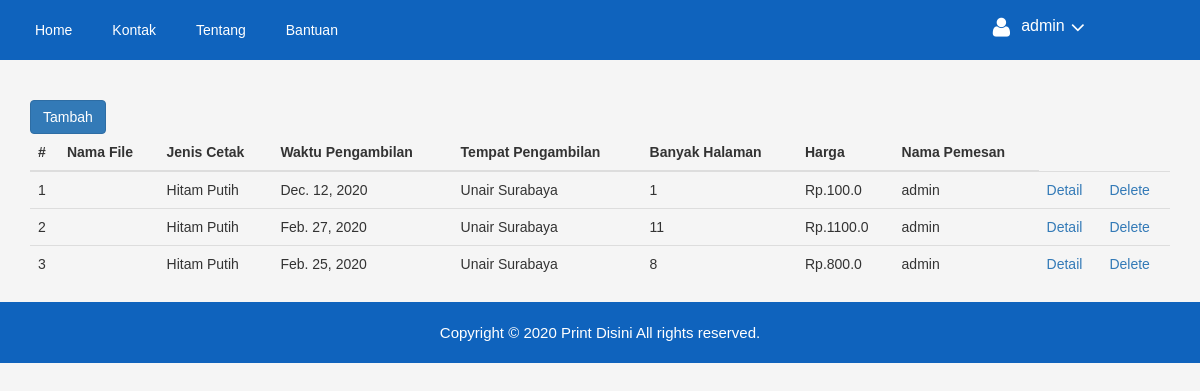
Page /home (signed in) on the earlier database version.
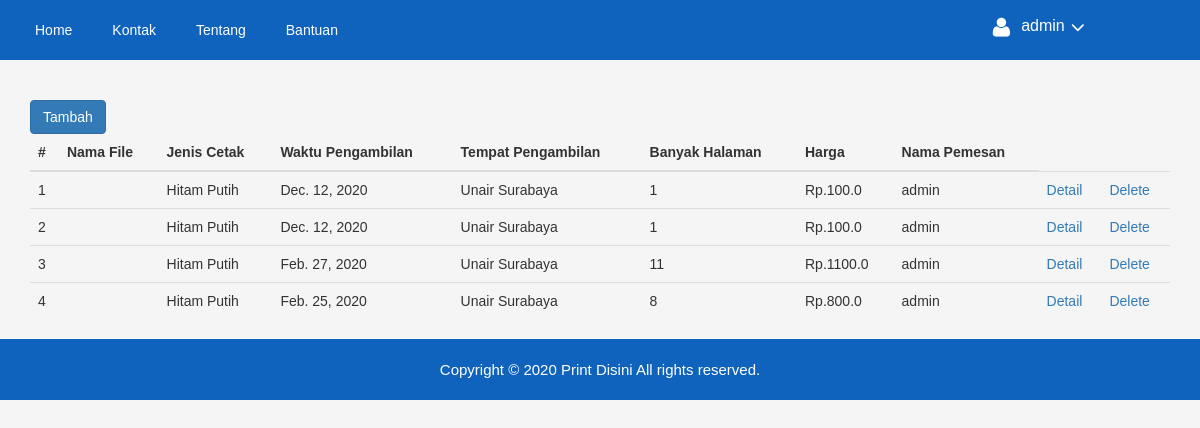
Same page on the later database version.
### app/models.py (models this page shows, shortened)
class Pemesanan(models.Model):
	STATUS = (
		('Telah Dibayar' , 'dibayar'),
		('Menunggu Pembayaran' , 'menunggu'),
		('Belum Dibayar', 'belum')
	)
	pengguna 				= models.ForeignKey(User, on_delete=models.CASCADE)
	nama_file 				= models.CharField(max_length=255)
	file 						= models.FileField(upload_to='documents/')
	print_id					= models.ForeignKey(Print, on_delete=models.CASCADE)
	status_id				= models.ForeignKey(Status, on_delete=models.CASCADE, default='1')
	created_at				= models.DateTimeField(auto_now_add=True)
	update_at 				= models.DateTimeField(auto_now=True)
	waktu_pengambilan 	= models.DateField()
	pengambilan_id 		= models.ForeignKey(Pengambilan, on_delete=models.CASCADE)
	banyak_halaman			= models.IntegerField(default=0, null=True, blank=True)
	copy 						= models.IntegerField(default=1)
	harga_bayar				= models.FloatField(default=0)
	status_bayar 			= models.CharField(max_length=255, choices=STATUS, default='Belum Dibayar')
	bukti 					= models.ImageField(upload_to='documents/', null=True, blank=True)

class Print(models.Model):
	jenis_print 	= models.CharField(max_length=50)
	harga 			= models.FloatField()

class Pengambilan(models.Model):
	tempat_pengambilan 	= models.CharField(max_length=50)

### app/views.py (the view)
# urls.py: path('home', UserPost, name = 'app-list'),
@login_required
def UserPost(request):
    user_post = Pemesanan.objects.filter(pengguna = request.user).order_by('-created_at')
    template = 'app/list.html'
    return render(request, template, {
                'pemesanans':user_post
            }
        )

### app/templates/app/list.html (shortened to what this page needs)
{% extends "app/home.html" %}
{% block content %}
<a class="btn btn-primary" href="{% url 'app-create' %}">Tambah</a>
      <table class="table">
  <thead>
    <tr>
      <th scope="col">#</th>
      <th scope="col">Nama File</th>
      <th scope="col">Jenis Cetak</th>
      <th scope="col">Waktu Pengambilan</th>
      <th scope="col">Tempat Pengambilan</th>
      <th scope="col">Banyak Halaman</th>
      <th scope="col">Harga</th>
      <th scope="col">Nama Pemesan</th>
    </tr>
  </thead>
  <tbody>
    {% for pesan in pemesanans %}
      <tr>
        <td>{{forloop.counter}}</td>
        <td><a href="{% url 'app-detail' pesan.id %}">{{pesan.nama_file}}</a></td>
        <td>{{pesan.print_id.jenis_print}}</td>
        <td>{{pesan.waktu_pengambilan}}</td>
        <td>{{pesan.pengambilan_id.tempat_pengambilan}}</td>
        <td>{{pesan.banyak_halaman}}</td>
        <td>Rp.{{pesan.harga_bayar}}</td>
        <td>{{pesan.pengguna}}</td>
        <td><a href="{% url 'app-detail' pesan.id %}">Detail</a></td>
        <td><a href="{% url 'app-delete' pesan.id %}">Delete</a></td>
      </tr>
      {% endfor %}
  </tbody>
</table>
{% endblock content %}

Differences in the rows shown:
added Pemesanan: print_id.jenis_print "Hitam Putih", waktu_pengambilan "Dec. 12, 2020", pengambilan_id.tempat_pengambilan "Unair Surabaya", banyak_halaman "1", harga_bayar "100.0", pengguna "admin"
